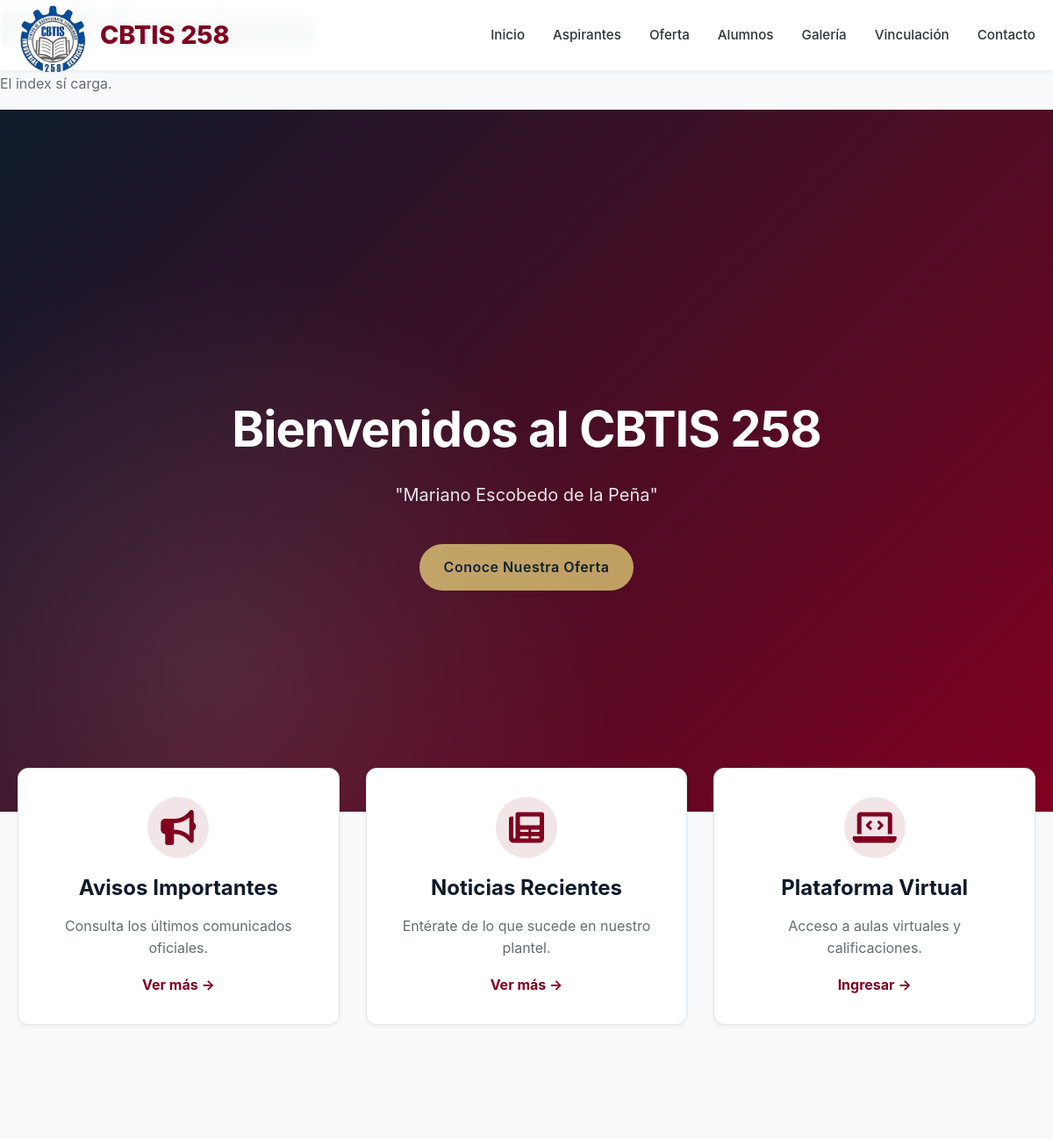
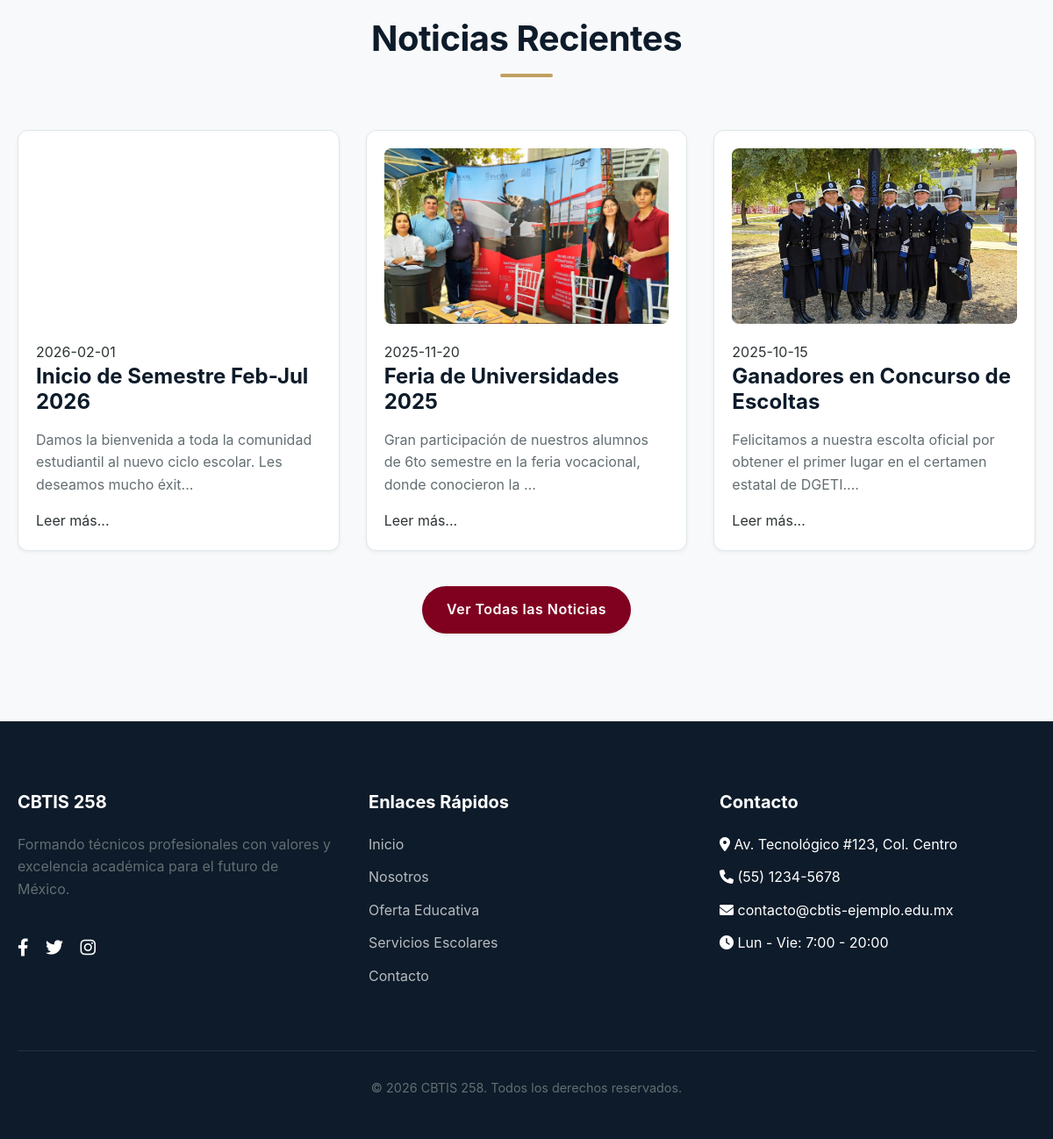
The page / on the database its author committed (2 pictures, top to bottom).
### tables this page shows
CREATE TABLE news (
    id INT AUTO_INCREMENT PRIMARY KEY,
    title VARCHAR(200) NOT NULL,
    content TEXT,
    image_url VARCHAR(255),
    publish_date DATE DEFAULT CURRENT_DATE
);

### index.php (the view, shortened to what this page needs)
<?php
include 'header.php';
include 'db.php';
?>
<h1>PHP funciona</h1>
<p>El index sí carga.</p>
<section id="inicio">
    <div class="container">
        <div class="hero-content">
            <h1>Bienvenidos al CBTIS 258</h1>
            <p>"Mariano Escobedo de la Peña"</p>
            <a href="oferta.php" class="btn">Conoce Nuestra Oferta</a>
        </div>
    </div>
</section>
<section class="quick-links-section">
    <div class="container">
        <div class="quick-links">
            <div class="q-link-card">
                <i class="fas fa-bullhorn"></i>
                <h3>Avisos Importantes</h3>
                <p>Consulta los últimos comunicados oficiales.</p>
                <a href="alumnos.php" style="color: var(--primary-color); font-weight: bold;">Ver más &rarr;</a>
            </div>
            <div class="q-link-card">
                <i class="fas fa-newspaper"></i>
                <h3>Noticias Recientes</h3>
                <p>Entérate de lo que sucede en nuestro plantel.</p>
                <a href="#noticias" style="color: var(--primary-color); font-weight: bold;">Ver más &rarr;</a>
            </div>
            <div class="q-link-card">
                <i class="fas fa-laptop-code"></i>
                <h3>Plataforma Virtual</h3>
                <p>Acceso a aulas virtuales y calificaciones.</p>
                <a href="https://www.google.com" target="_blank" style="color: var(--primary-color); font-weight: bold;">Ingresar &rarr;</a>
            </div>
        </div>
    </div>
</section>
<section id="noticias" class="section-padding" style="background-color: var(--light-bg);">
    <div class="container">
        <h2 class="section-title">Noticias Recientes</h2>
        <div class="news-grid">
            <?php
            if ($conn) {
                $sql_news = "SELECT * FROM news ORDER BY publish_date DESC LIMIT 10";
                $result_news = $conn->query($sql_news);
                if ($result_news && $result_news->num_rows > 0) {
                    while($row = $result_news->fetch_assoc()) {
                        echo '<article class="news-card">';
                        echo '  <div class="news-img" style="background-image: url(\'' . $row["image_url"] . '\');"></div>';
                        echo '  <div class="news-content">';
                        echo '      <span class="news-date">' . $row["publish_date"] . '</span>';
                        echo '      <h3>' . $row["title"] . '</h3>';
                        echo '      <p>' . substr($row["content"], 0, 100) . '...</p>';
                        echo '      <a href="#" class="read-more">Leer más...</a>';
                        echo '  </div>';
                        echo '</article>';
                    }
                } else {
                    echo "<p>No hay noticias recientes.</p>";
                }
            } else {
                 echo "<p>No se pudo conectar a la base de datos de noticias.</p>";
            }
            ?>
        </div>
        <div style="text-align: center; margin-top: 40px;">
            <a href="alumnos.php" class="btn">Ver Todas las Noticias</a>
        </div>
    </div>
</section>
<?php
include 'footer.php';
?>

### header.php (shortened to what this page needs)
<!DOCTYPE html>
<html lang="es">
<head>
    <link rel="stylesheet" href="estilos.css">
    <link rel="stylesheet" href="https://cdnjs.cloudflare.com/ajax/libs/font-awesome/6.0.0/css/all.min.css">
</head>
<body>
<header>
    <div class="main-header">
        <div class="container">
            <a href="index.php" class="logo">
                <img src="img/logotipo de cbtis258.png" alt="Logo CBTIS"> CBTIS 258
            </a>
            <nav>
                <ul class="nav-menu">
                    <li class="nav-item"><a href="index.php" class="nav-link">Inicio</a></li>
                    <li class="nav-item"><a href="aspirantes.php" class="nav-link">Aspirantes</a></li>
                    <li class="nav-item"><a href="oferta.php" class="nav-link">Oferta</a></li>
                    <li class="nav-item"><a href="alumnos.php" class="nav-link">Alumnos</a></li>
                    <li class="nav-item"><a href="galeria.php" class="nav-link">Galería</a></li>
                    <li class="nav-item"><a href="vinculacion.php" class="nav-link">Vinculación</a></li>
                    <li class="nav-item"><a href="contacto.php" class="nav-link">Contacto</a></li>
                </ul>
            </nav>
        </div>
    </div>
</header>

### footer.php (shortened to what this page needs)
<footer>
    <div class="container">
        <div class="footer-grid">
            <div class="footer-col">
                <h3>CBTIS 258</h3>
                <p>Formando técnicos profesionales con valores y excelencia académica para el futuro de México.</p>
                <br>
                <div class="social-links">
                    <a href="#" style="color: white; margin-right: 15px;"><i class="fab fa-facebook-f fa-lg"></i></a>
                    <a href="#" style="color: white; margin-right: 15px;"><i class="fab fa-twitter fa-lg"></i></a>
                    <a href="#" style="color: white;"><i class="fab fa-instagram fa-lg"></i></a>
                </div>
            </div>
            <div class="footer-col">
                <h3>Enlaces Rápidos</h3>
                <ul class="footer-links">
                    <li><a href="#inicio">Inicio</a></li>
                    <li><a href="#nosotros">Nosotros</a></li>
                    <li><a href="#oferta">Oferta Educativa</a></li>
                    <li><a href="#servicios">Servicios Escolares</a></li>
                    <li><a href="#contacto">Contacto</a></li>
                </ul>
            </div>
            <div class="footer-col">
                <h3>Contacto</h3>
                <ul class="footer-links">
                    <li><i class="fas fa-map-marker-alt"></i> Av. Tecnológico #123, Col. Centro</li>
                    <li><i class="fas fa-phone"></i> (55) 1234-5678</li>
                    <li><i class="fas fa-envelope"></i> contacto@cbtis-ejemplo.edu.mx</li>
                    <li><i class="fas fa-clock"></i> Lun - Vie: 7:00 - 20:00</li>
                </ul>
            </div>
        </div>
        <div class="copyright">
            <p>&copy; <?php echo date('Y'); ?> CBTIS 258. Todos los derechos reservados.</p>
        </div>
    </div>
</footer>
</body>
</html>

### rows shown on the page
news: publish_date "2026-02-01", title "Inicio de Semestre Feb-Jul 2026", content "Damos la bienvenida a toda la comunidad estudiantil al nuevo ciclo escolar. Les deseamos mucho éxit"
news: image_url (picture), publish_date "2025-11-20", title "Feria de Universidades 2025", content "Gran participación de nuestros alumnos de 6to semestre en la feria vocacional, donde conocieron la"
news: image_url (picture), publish_date "2025-10-15", title "Ganadores en Concurso de Escoltas", content "Felicitamos a nuestra escolta oficial por obtener el primer lugar en el certamen estatal de DGETI."
